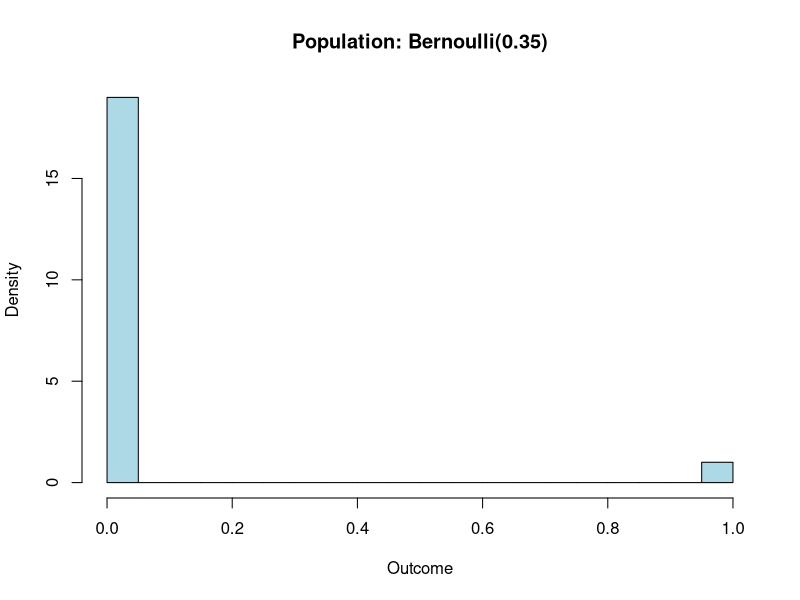
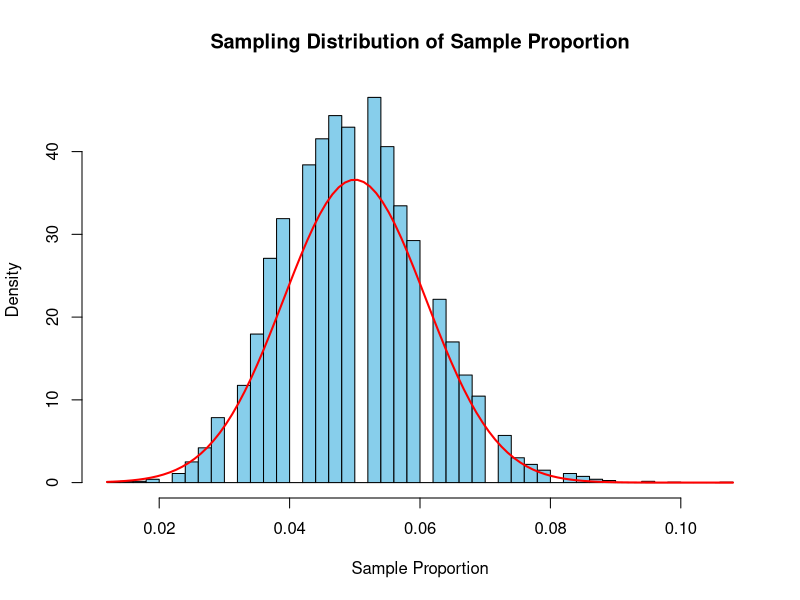
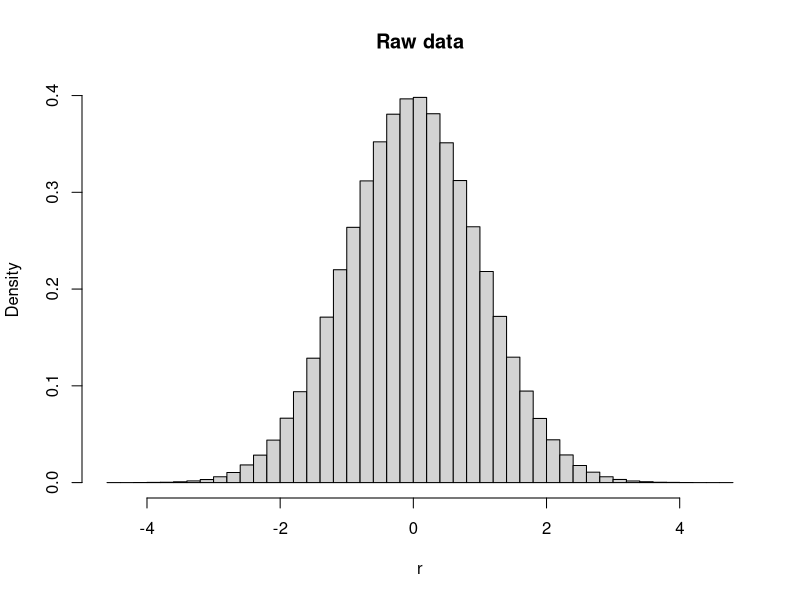
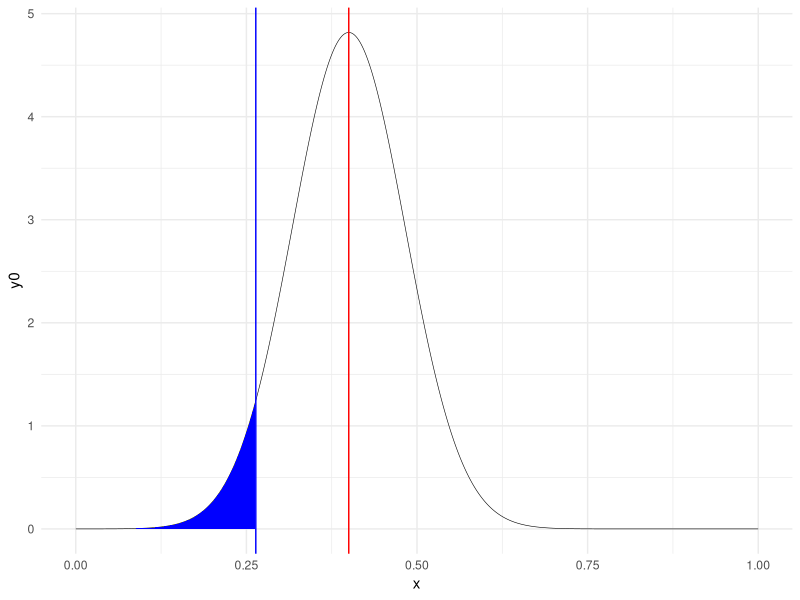

R code for these plots, in order: (Note: this script raises an error after producing the figures.)
# Lecture 3. 
# OK. Let's start iwth a warmup. Last time we showed that the Central Limit Theorem
# works for continuous variables. Max argued that this also works for proportions!
# After all a proportion is just the average of a binary outcome. Let's
# show this. 
rm(list = ls())
set.seed(22092008)

N <- 1000000   # population size
n <- 400      # sample size
numloop <- 10000 # number of samples
p <- 0.05      # true proportion

# Generate population
r <- rbinom(n = N, size = 1, prob = p)
sig2 <- p * (1 - p)

# Plot population
hist(r, prob = TRUE, 
     main = "Population: Bernoulli(0.35)",
     xlab = "Outcome", col = "lightblue")

readline(prompt="Press [enter] to continue")

# Placeholder for sample means
g <- numeric(numloop)

# Monte Carlo loop
for (i in 1:numloop) {
  tmp <- sample(r, n, replace = FALSE)
  g[i] <- mean(tmp)
}

# Histogram of sample means
hist(g, prob = TRUE, breaks = 50,
     main = "Sampling Distribution of Sample Proportion",
     xlab = "Sample Proportion", col = "skyblue")

# Overlay normal curve
curve(dnorm(x, mean = p, sd = sqrt(sig2/n)),
      col = "red", lwd = 2, add = TRUE)

# Show comparison
cat("Theoretical mean:", p, "\n")
cat("Empirical mean:", mean(g), "\n")
cat("Theoretical SE:", sqrt(sig2/n), "\n")
cat("Empirical SE:", sd(g), "\n")

# OK. That was fun. You can break this by making p = 0.01 and n=10. 

#Now let's get to the second question about Confidence Intervals. 
# Max said ``We are 95% confident that the true consumption of participants 
# lies between 23.78 and 28.23 kWh per day.
# I think there is commonly an issue with the use of the word ``confident``. 
# This is standard usage found everywhere, but often gets confused with the word 
# ``probability``. This is a discussion in Statistics that is old and still a 
# sore spot for many. But the best way to think about a confidence interval 
# in your mind is what the asked of the question proposed. `
# `If I calculated a CI  1000 times on different random samples from the 
# population, 95% of the time, the Confidence Interval would contain the true 
#parameter.``

rm(list = ls()) # clear memory
library("dplyr") # some data wrangling tools we like. 
set.seed(22092008) # set random number generator seed

N<-1000000 # population size
n <- 1000 # sample size (for calculation of mean)
df = n-1 # we are calculating a mean, so df = n-1

# We will first do this once. Then repeat it {numloop} times. 
numloop <- 10000 # number of draws

# Placeholder
g <- numeric(numloop) 
gtmp <-numeric(numloop) 
se <-numeric(numloop) 
cil <-numeric(numloop)
ciu <-numeric(numloop) 
cheese <-numeric(numloop) 
# Set Type 1 Error Probability
alpha <- 0.05 
a2 <-0.5*alpha # claculate alpha/2

# # Let's use normally distributed data
 sig2 <- 1 # variance for population
 mu <- 0 # mean of population 
 r <- rnorm(N, mean=mu,sd=sqrt(sig2))



# Plot population
hist(r,prob=TRUE,breaks = 50,main = "Raw data")

# Let us calculate a confidence interval for a single sample we drew. 

tmp <-sample(r, n, replace = FALSE, prob = NULL)
 gtmp <- mean(tmp)
 se <-sqrt(var(tmp)/n)
 cil <- gtmp+qt(0.5*alpha,n-1)*se
 ciu <- gtmp-qt(0.5*alpha,n-1)*se
cheese <- between(mu,cil,ciu)
print(cil)
print(ciu)
print(cheese)

# Now let's do this numloop times
for(i in 1:numloop) {
tmp <-sample(r, n, replace = TRUE, prob = NULL)
gtmp[i] <- mean(tmp)
se[i] <-sqrt(var(tmp)/n)
cil[i] <- gtmp[i]+qt(a2,df)*se[i]
ciu[i] <- gtmp[i]-qt(a2,df)*se[i]
cheese[i] <- mu<cil[i] | mu>ciu[i]
}
print(round(mean(cheese),2))

# COOL, right! So hopefully this helped us think about the interpretation 
# of a confidence interval a bit. 


# Exercise 3. A hypothesis test. 
# Let's play with the windmills example a bit. 

rm(list = ls()) # clear memory
library(ggplot2) # Pretty Plots

p <- 0.4 # p under null hypothesis
n <- 35 # sample size (like in class)
a <- 0.05 # Type 1 Error (we choose)

# Let's plot the smapling distribution under the null being true!
x <- seq(0, 1, .002) # prportions lie between 0 and 1! 
y0 <- dnorm(x,mean=p,sd = sqrt((p*(1-p)/n)), log = FALSE)
dat <- cbind.data.frame(x,y0)
ggplot(dat, aes(x = x, y = y0)) +
  geom_line(size=0.2) +
  geom_vline(aes(xintercept=p), linetype="solid", size=0.5, colour="red") +
  theme_minimal() +
  geom_vline(aes(xintercept=qnorm(a,mean=p,sd = sqrt((p*(1-p)/n)), log = FALSE)),linetype="solid", size=0.5, colour="blue") +
 geom_area(mapping = aes(x = ifelse(x<qnorm(.95,mean=p,sd = sqrt((p*(1-p)/n)), log = FALSE, lower.tail=F), x, 0)), fill = "blue")

phat <- 0.343
ggplot(dat, aes(x = x, y = y0)) +
  geom_line(size=0.2) +
  geom_area(mapping = aes(x = ifelse(x<qnorm(1-.245,mean=p,sd = sqrt((p*(1-p)/n)),  lower.tail=F), x, 0)), alpha=0.5 , fill = "firebrick1")+ 
  xlim(0,0.7) + ylim(-.01,max(y1)) +
  geom_vline(aes(xintercept=phat), linetype="solid", size=0.2, colour="blue") +
  geom_hline(aes(yintercept=0), linetype="solid", size=0.2, colour="black") +
  annotate("text", label = "P-value", x = 0.27, y = 0.4, size = 3, colour = "black") +
  labs(x="Share Defective", y="Density") +
  theme_minimal()





+
  
  
 +
  geom_vline(aes(xintercept=qnorm(0.05,mean=p,sd = sqrt((p*(1-p)/n)), log = FALSE)),
             linetype="solid", size=0.2, colour="blue") +
  geom_hline(aes(yintercept=0), linetype="solid", size=0.2, colour="black") +
  annotate("text", label = "fail to reject", x = 0.6, y = 3, size = 4, colour = "blue") +
  annotate("text", label = "reject", x =0.1, y = 3, size = 4, colour = "red") +
  #annotate("text", label = expression(alpha), x = 0.25, y = 0.4, size = 5, colour = "black") +
  labs(x="Share Defective", y="Density") +
  geom_segment(aes(x = qnorm(.95,mean=p,sd = sqrt((p*(1-p)/n)), log = FALSE, lower.tail=F), y = 0, xend = 0.7, yend = 0), linetype="solid", size=1, colour="blue") + 
  geom_segment(aes(x = 0, y=0, xend= qnorm(.95,mean=p,sd = sqrt((p*(1-p)/n)), log = FALSE, lower.tail=F), yend = 0), linetype="solid", size=1, colour="red") + 
  theme_minimal()+
  geom_area(mapping = aes(x = ifelse(x>qnorm(.95,mean=p,sd = sqrt((p*(1-p)/n)), log = FALSE, lower.tail=F), x, 0), y=y1), alpha=0.5, fill = "skyblue") +
  geom_line(mapping=aes(x=x,y=y1),linetype="solid", size=0.2, colour="grey") 
#geom_line(mapping=aes(x=x,y=y0)) +
#annotate("text", label = expression(beta), x = 0.3, y = .2, size = 5, colour = "black")
p3





pf <- 0.30 # p true if null not true

x <- seq(0, 1, .002)
y0 <- dnorm(x,mean=p,sd = sqrt((p*(1-p)/n)), log = FALSE)
y1 <- dnorm(x,mean=pf,sd = sqrt((pf*(1-pf)/n)), log = FALSE)
dat <- cbind.data.frame(x,y0,y1)
p3 <- ggplot(dat, aes(x = x, y = y0)) +
  geom_line(size=0.2) +
  geom_area(mapping = aes(x = ifelse(x<qnorm(.95,mean=p,sd = sqrt((p*(1-p)/n)), log = FALSE, lower.tail=F), x, 0)), fill = "firebrick1")+ 
  xlim(0,0.7) + ylim(-.01,max(y1)) +
  geom_vline(aes(xintercept=qnorm(0.05,mean=p,sd = sqrt((p*(1-p)/n)), log = FALSE)),
             linetype="solid", size=0.2, colour="blue") +
  geom_hline(aes(yintercept=0), linetype="solid", size=0.2, colour="black") +
  annotate("text", label = "fail to reject", x = 0.6, y = 3, size = 4, colour = "blue") +
  annotate("text", label = "reject", x =0.1, y = 3, size = 4, colour = "red") +
  #annotate("text", label = expression(alpha), x = 0.25, y = 0.4, size = 5, colour = "black") +
  labs(x="Share Defective", y="Density") +
  geom_segment(aes(x = qnorm(.95,mean=p,sd = sqrt((p*(1-p)/n)), log = FALSE, lower.tail=F), y = 0, xend = 0.7, yend = 0), linetype="solid", size=1, colour="blue") + 
  geom_segment(aes(x = 0, y=0, xend= qnorm(.95,mean=p,sd = sqrt((p*(1-p)/n)), log = FALSE, lower.tail=F), yend = 0), linetype="solid", size=1, colour="red") + 
  theme_minimal()+
  geom_area(mapping = aes(x = ifelse(x>qnorm(.95,mean=p,sd = sqrt((p*(1-p)/n)), log = FALSE, lower.tail=F), x, 0), y=y1), alpha=0.5, fill = "skyblue") +
  geom_line(mapping=aes(x=x,y=y1),linetype="solid", size=0.2, colour="grey") 
#geom_line(mapping=aes(x=x,y=y0)) +
#annotate("text", label = expression(beta), x = 0.3, y = .2, size = 5, colour = "black")
p3

 




